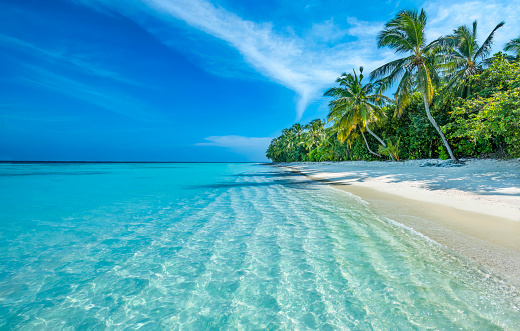
#> input picture beach.jpg, 520 x 331 px
$ jupyter execute IPCV1_Lab-2.ipynb
#> lines starting #> are read from the running program, lines starting #| are printed output that depends on the picture; after the words box and inside, x2 and y2 are one past the last pixel; in counts of white or black regions, pixels touching at a corner belong together
[cell 1]
import cv2
import matplotlib.pyplot as plt

[cell 2]
beach=cv2.imread('beach.jpg',0)
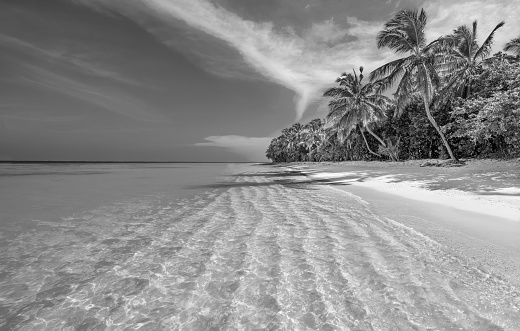
#> beach: shape (331, 520); min 0, max 255, mean 139.5
cv2.imshow('beach',beach)
cv2.waitKey(0)
cv2.destroyAllWindows()

[cell 3]
beach_cn=abs(255-beach)
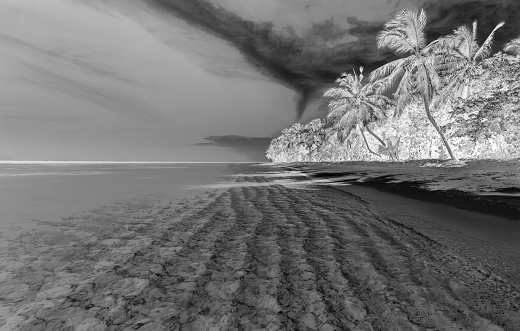
#> beach_cn: shape (331, 520); min 0, max 255, mean 115.5
cv2.imshow('beach_cn',beach_cn)
cv2.waitKey(0)
cv2.destroyAllWindows()

### Thresholding

[cell 4]
import numpy as np
threshold=90
x,y=beach.shape
#> x = 331; y = 520
img=np.zeros((x,y))
for i in range(x):
    for j in range(y):
        if(beach[i][j]>threshold):
            img[i][j]=255
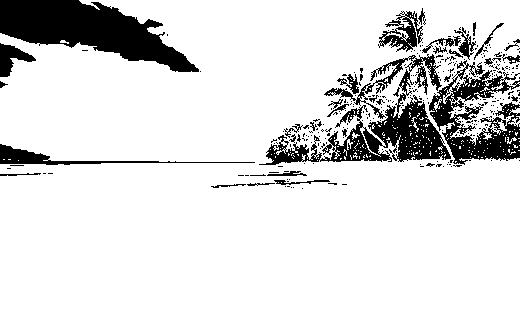
#> img: shape (331, 520) float64; 86.8% white; 296 black regions (262 under 20 px), largest, box (x1, y1, x2, y2) and area: (0, 0, 199, 72) 7305, (259, 54, 451, 165) 6162, (429, 60, 520, 165) 4175

[cell 5]
cv2.imshow('beach',img)
cv2.waitKey(0)
cv2.destroyAllWindows()

[cell 6]
x,y=beach.shape
img_gls=np.zeros((x,y))
for i in range(x):
    for j in range(y):
        if(beach[i][j]<150 and beach[i][j]>50):
            img_gls[i][j]=255
        else:
            img_gls[i][j]=beach[i][j]
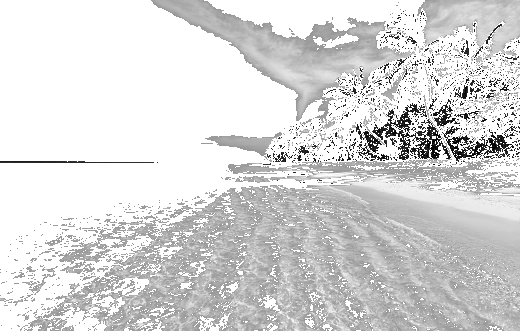
#> img_gls: shape (331, 520) float64; min 0, max 255, mean 216.2

[cell 7]
cv2.imshow('beach',img_gls)
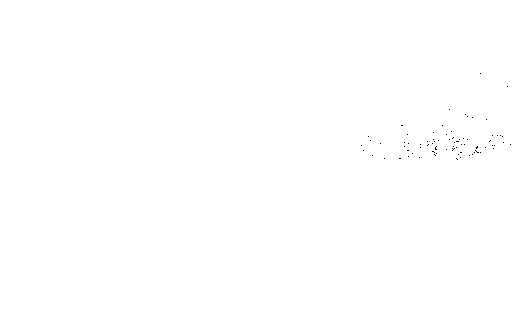
#> window 'beach': shape (331, 520); 99.9% white; black in thin lines or dots, all inside (x1, y1, x2, y2) = (361, 73, 511, 160)
cv2.waitKey(0)
cv2.destroyAllWindows()

[cell 8]
x,y=beach.shape
img_gls=np.zeros((x,y))
for i in range(x):
    for j in range(y):
        if(beach[i][j]<150 and beach[i][j]>50):
            img_gls[i][j]=255
        else:
            img_gls[i][j]=0
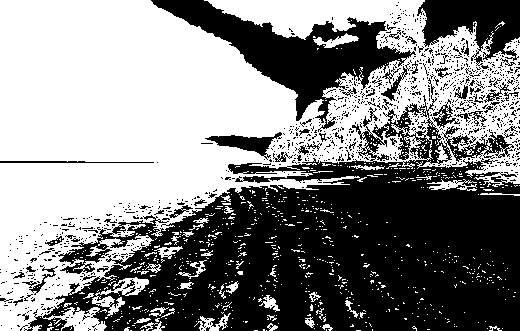
#> img_gls: shape (331, 520) float64; 53% white; 1077 black regions (1014 under 20 px), largest, box (x1, y1, x2, y2) and area: (24, 78, 520, 331) 59951, (151, 0, 416, 132) 10139, (417, 0, 520, 69) 4039

[cell 9]
cv2.imshow('beach',img_gls)
cv2.waitKey(0)
cv2.destroyAllWindows()

$ run again, with land.jpg copied over beach.jpg
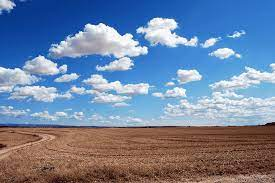
#> input picture land.jpg, 275 x 183 px
#> after the loop `for i in range(x):`:
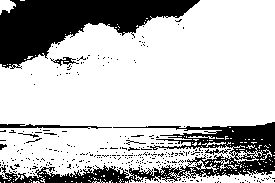
#> img: shape (183, 275) float64; 74.4% white; 315 black regions (305 under 20 px), largest, box (x1, y1, x2, y2) and area: (0, 0, 200, 69) 6660, (0, 122, 275, 183) 4987, (0, 124, 112, 129) 286
#> after the loop `for i in range(x):`:
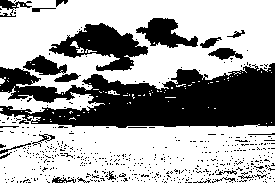
#> img_gls: shape (183, 275) float64; 65% white; 513 black regions (488 under 20 px), largest, box (x1, y1, x2, y2) and area: (0, 63, 275, 128) 11428, (49, 23, 148, 71) 2241, (136, 18, 198, 48) 976
